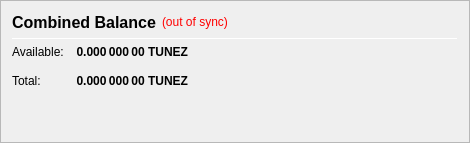
                   <widget class="QFrame" name="frame_CombinedBalances">
                    <property name="minimumSize">
                     <size>
                      <width>470</width>
                      <height>0</height>
                     </size>
                    </property>
                    <property name="frameShape">
                     <enum>QFrame::StyledPanel</enum>
                    </property>
                    <property name="frameShadow">
                     <enum>QFrame::Raised</enum>
                    </property>
                    <layout class="QVBoxLayout" name="verticalLayout_5">
                     <item>
                      <layout class="QHBoxLayout" name="horizontalLayout_5" stretch="0">
                       <item>
                        <widget class="QLabel" name="label_5z">
                         <property name="minimumSize">
                          <size>
                           <width>0</width>
                           <height>20</height>
                          </size>
                         </property>
                         <property name="font">
                          <font>
                           <pointsize>12</pointsize>
                           <weight>75</weight>
                           <bold>true</bold>
                          </font>
                         </property>
                         <property name="toolTip">
                          <string>Combined Balance (including unconfirmed and immature coins)</string>
                         </property>
                         <property name="text">
                          <string>Combined Balance</string>
                         </property>
                        </widget>
                       </item>
                       <item>
                        <widget class="QLabel" name="labelWalletStatus">
                         <property name="cursor">
                          <cursorShape>WhatsThisCursor</cursorShape>
                         </property>
                         <property name="toolTip">
                          <string>The displayed information may be out of date. Your wallet automatically synchronizes with the TUNEZ network after a connection is established, but this process has not completed yet.</string>
                         </property>
                         <property name="styleSheet">
                          <string notr="true">QLabel { color: red; }</string>
                         </property>
                         <property name="text">
                          <string notr="true">(out of sync)</string>
                         </property>
                         <property name="alignment">
                          <set>Qt::AlignLeading|Qt::AlignLeft|Qt::AlignVCenter</set>
                         </property>
                        </widget>
                       </item>
                       <item>
                        <spacer name="horizontalSpacer_1">
                         <property name="orientation">
                          <enum>Qt::Horizontal</enum>
                         </property>
                         <property name="sizeHint" stdset="0">
                          <size>
                           <width>40</width>
                           <height>20</height>
                          </size>
                         </property>
                        </spacer>
                       </item>
                      </layout>
                     </item>
                     <item>
                      <widget class="Line" name="line_CombinedBalance">
                       <property name="minimumSize">
                        <size>
                         <width>0</width>
                         <height>1</height>
                        </size>
                       </property>
                       <property name="maximumSize">
                        <size>
                         <width>16777215</width>
                         <height>1</height>
                        </size>
                       </property>
                       <property name="orientation">
                        <enum>Qt::Horizontal</enum>
                       </property>
                      </widget>
                     </item>
                     <item>
                      <layout class="QGridLayout" name="gridLayout_3">
                       <property name="spacing">
                        <number>12</number>
                       </property>
                       <item row="1" column="0">
                        <widget class="QLabel" name="labelBalanceTextz">
                         <property name="text">
                          <string>Available:</string>
                         </property>
                        </widget>
                       </item>
                       <item row="1" column="1">
                        <widget class="QLabel" name="labelBalancez">
                         <property name="font">
                          <font>
                           <weight>75</weight>
                           <bold>true</bold>
                          </font>
                         </property>
                         <property name="cursor">
                          <cursorShape>IBeamCursor</cursorShape>
                         </property>
                         <property name="toolTip">
                          <string>Your current spendable balance</string>
                         </property>
                         <property name="text">
                          <string notr="true">0.000 000 00 TUNEZ</string>
                         </property>
                         <property name="alignment">
                          <set>Qt::AlignRight|Qt::AlignTrailing|Qt::AlignVCenter</set>
                         </property>
                         <property name="textInteractionFlags">
                          <set>Qt::LinksAccessibleByMouse|Qt::TextSelectableByKeyboard|Qt::TextSelectableByMouse</set>
                         </property>
                        </widget>
                       </item>
                       <item row="2" column="0">
                        <widget class="QLabel" name="labelTotalTextz">
                         <property name="text">
                          <string>Total:</string>
                         </property>
                        </widget>
                       </item>
                       <item row="2" column="1">
                        <widget class="QLabel" name="labelTotalz">
                         <property name="font">
                          <font>
                           <weight>75</weight>
                           <bold>true</bold>
                          </font>
                         </property>
                         <property name="cursor">
                          <cursorShape>IBeamCursor</cursorShape>
                         </property>
                         <property name="toolTip">
                          <string>Total Balance, including all unavailable coins.</string>
                         </property>
                         <property name="text">
                          <string notr="true">0.000 000 00 TUNEZ</string>
                         </property>
                         <property name="alignment">
                          <set>Qt::AlignRight|Qt::AlignTrailing|Qt::AlignVCenter</set>
                         </property>
                         <property name="textInteractionFlags">
                          <set>Qt::LinksAccessibleByMouse|Qt::TextSelectableByKeyboard|Qt::TextSelectableByMouse</set>
                         </property>
                        </widget>
                       </item>
                       <item row="2" column="3">
                        <spacer name="horizontalSpacer_2">
                         <property name="orientation">
                          <enum>Qt::Horizontal</enum>
                         </property>
                         <property name="sizeHint" stdset="0">
                          <size>
                           <width>40</width>
                           <height>20</height>
                          </size>
                         </property>
                        </spacer>
                       </item>
                      </layout>
                     </item>
                     <item>
                      <spacer name="verticalSpacer_1">
                       <property name="orientation">
                        <enum>Qt::Vertical</enum>
                       </property>
                       <property name="sizeHint" stdset="0">
                        <size>
                         <width>20</width>
                         <height>40</height>
                        </size>
                       </property>
                      </spacer>
                     </item>
                    </layout>
                   </widget>
